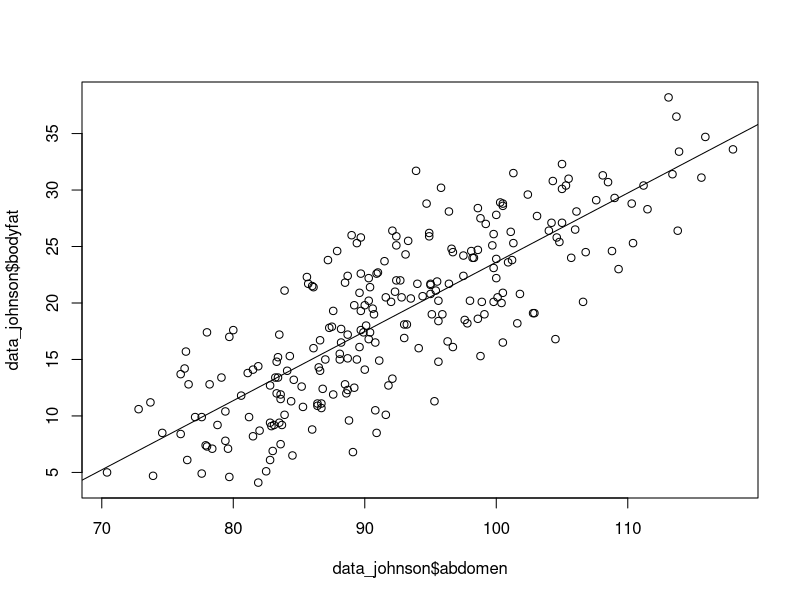
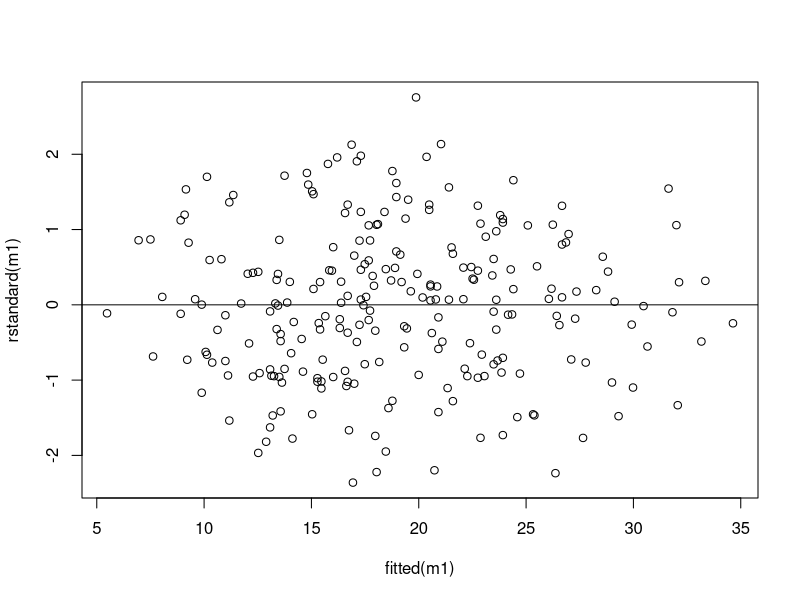
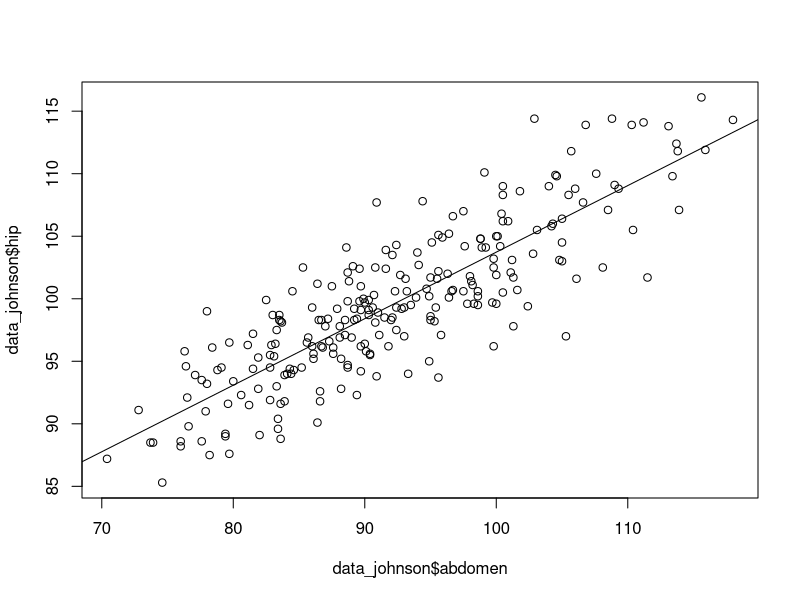

Here is the R script that generated these plots, in order:
## ---- chunk 1
knitr::opts_chunk$set(echo = TRUE)
## ---- chunk 2
data_johnson <- read.table("../data/johnson-fatpct.txt", header = 1)

# plot(data_johnson)
# cor(data_johnson)

head(data_johnson, n = 3)

## ---- chunk 3
m1 <- lm(bodyfat ~ abdomen, data = data_johnson)

plot(data_johnson$abdomen, data_johnson$bodyfat)
abline(a = m1$coefficients[1], b=m1$coefficients[2])


## ---- chunk 4
plot(fitted(m1), rstandard(m1))
abline(a = 0, b = 0)
## ---- chunk 5
m1$coefficients[2] * 10
## ---- chunk 6
m2 <- lm(bodyfat ~ hip, data = data_johnson)

m3 <- lm(bodyfat ~ hip + abdomen, data = data_johnson)

summary(m2)
summary(m3)
## ---- chunk 7
m4 <- lm(hip ~ abdomen, data = data_johnson)

plot(data_johnson$abdomen, data_johnson$hip)
abline(m4)
## ---- chunk 8
new_data <- data.frame(abdomen = 85, hip = 98)
predict(m3, newdata = new_data, interval = "c")
predict(m3, newdata = new_data, interval = "p")
## ---- chunk 9
data_elections <- read.table("../data/elections.txt", header = 1)
head(data_elections, n = 3)
## ---- chunk 10
linreg_1 <- lm(approval ~ expenditures, data = data_elections)
summary(linreg_1)
## ---- chunk 11
mul_linreg <- lm(performance ~ approval + expenditures, data=data_elections)
summary(mul_linreg)
## ---- chunk 12
fullModel <- lm(performance ~ expenditures, data=data_elections)
anova(fullModel, mul_linreg)
